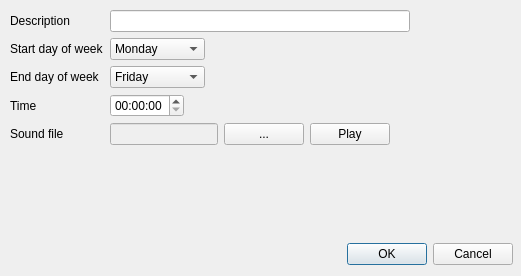
<?xml version="1.0" encoding="UTF-8"?>
<ui version="4.0">
 <class>weeklyScheduleEditDialog</class>
 <widget class="QDialog" name="weeklyScheduleEditDialog">
  <property name="windowModality">
   <enum>Qt::WindowModal</enum>
  </property>
  <property name="geometry">
   <rect>
    <x>0</x>
    <y>0</y>
    <width>521</width>
    <height>276</height>
   </rect>
  </property>
  <property name="windowTitle">
   <string>Dialog</string>
  </property>
  <widget class="QWidget" name="formLayoutWidget">
   <property name="geometry">
    <rect>
     <x>10</x>
     <y>10</y>
     <width>501</width>
     <height>221</height>
    </rect>
   </property>
   <layout class="QFormLayout" name="formLayout">
    <property name="fieldGrowthPolicy">
     <enum>QFormLayout::FieldsStayAtSizeHint</enum>
    </property>
    <item row="1" column="0">
     <widget class="QLabel" name="label_5">
      <property name="text">
       <string>Description</string>
      </property>
     </widget>
    </item>
    <item row="1" column="1">
     <widget class="QLineEdit" name="descriptionLineEdit">
      <property name="sizePolicy">
       <sizepolicy hsizetype="Maximum" vsizetype="Fixed">
        <horstretch>0</horstretch>
        <verstretch>0</verstretch>
       </sizepolicy>
      </property>
      <property name="minimumSize">
       <size>
        <width>300</width>
        <height>0</height>
       </size>
      </property>
     </widget>
    </item>
    <item row="2" column="0">
     <widget class="QLabel" name="label">
      <property name="text">
       <string>Start day of week</string>
      </property>
     </widget>
    </item>
    <item row="2" column="1">
     <widget class="QComboBox" name="startWeekdayComboBox">
      <item>
       <property name="text">
        <string>Monday</string>
       </property>
      </item>
      <item>
       <property name="text">
        <string>Tuesday</string>
       </property>
      </item>
      <item>
       <property name="text">
        <string>Wednesday</string>
       </property>
      </item>
      <item>
       <property name="text">
        <string>Thirsday</string>
       </property>
      </item>
      <item>
       <property name="text">
        <string>Friday</string>
       </property>
      </item>
      <item>
       <property name="text">
        <string>Saturday</string>
       </property>
      </item>
      <item>
       <property name="text">
        <string>Sunday</string>
       </property>
      </item>
     </widget>
    </item>
    <item row="3" column="0">
     <widget class="QLabel" name="label_2">
      <property name="text">
       <string>End day of week</string>
      </property>
     </widget>
    </item>
    <item row="3" column="1">
     <widget class="QComboBox" name="endWeekdayComboBox">
      <property name="currentIndex">
       <number>4</number>
      </property>
      <item>
       <property name="text">
        <string>Monday</string>
       </property>
      </item>
      <item>
       <property name="text">
        <string>Tuesday</string>
       </property>
      </item>
      <item>
       <property name="text">
        <string>Wednesday</string>
       </property>
      </item>
      <item>
       <property name="text">
        <string>Thirsday</string>
       </property>
      </item>
      <item>
       <property name="text">
        <string>Friday</string>
       </property>
      </item>
      <item>
       <property name="text">
        <string>Saturday</string>
       </property>
      </item>
      <item>
       <property name="text">
        <string>Sunday</string>
       </property>
      </item>
     </widget>
    </item>
    <item row="4" column="0">
     <widget class="QLabel" name="label_3">
      <property name="text">
       <string>Time</string>
      </property>
     </widget>
    </item>
    <item row="4" column="1">
     <widget class="QTimeEdit" name="timeEdit">
      <property name="displayFormat">
       <string>hh:mm:ss</string>
      </property>
     </widget>
    </item>
    <item row="5" column="0">
     <widget class="QLabel" name="label_4">
      <property name="text">
       <string>Sound file</string>
      </property>
     </widget>
    </item>
    <item row="5" column="1">
     <layout class="QHBoxLayout" name="horizontalLayout">
      <item>
       <widget class="QLineEdit" name="fileNameLineEdit">
        <property name="enabled">
         <bool>false</bool>
        </property>
        <property name="sizePolicy">
         <sizepolicy hsizetype="Fixed" vsizetype="Fixed">
          <horstretch>0</horstretch>
          <verstretch>0</verstretch>
         </sizepolicy>
        </property>
       </widget>
      </item>
      <item>
       <widget class="QPushButton" name="chooseFilePushButton">
        <property name="text">
         <string>...</string>
        </property>
       </widget>
      </item>
      <item>
       <widget class="QPushButton" name="playSoundPushButton">
        <property name="text">
         <string>Play</string>
        </property>
       </widget>
      </item>
     </layout>
    </item>
   </layout>
  </widget>
  <widget class="QDialogButtonBox" name="buttonBox">
   <property name="geometry">
    <rect>
     <x>320</x>
     <y>240</y>
     <width>193</width>
     <height>29</height>
    </rect>
   </property>
   <property name="orientation">
    <enum>Qt::Horizontal</enum>
   </property>
   <property name="standardButtons">
    <set>QDialogButtonBox::Cancel|QDialogButtonBox::Ok</set>
   </property>
  </widget>
 </widget>
 <resources/>
 <connections>
  <connection>
   <sender>buttonBox</sender>
   <signal>accepted()</signal>
   <receiver>weeklyScheduleEditDialog</receiver>
   <slot>accept()</slot>
   <hints>
    <hint type="sourcelabel">
     <x>248</x>
     <y>254</y>
    </hint>
    <hint type="destinationlabel">
     <x>157</x>
     <y>274</y>
    </hint>
   </hints>
  </connection>
  <connection>
   <sender>buttonBox</sender>
   <signal>rejected()</signal>
   <receiver>weeklyScheduleEditDialog</receiver>
   <slot>reject()</slot>
   <hints>
    <hint type="sourcelabel">
     <x>316</x>
     <y>260</y>
    </hint>
    <hint type="destinationlabel">
     <x>286</x>
     <y>274</y>
    </hint>
   </hints>
  </connection>
 </connections>
</ui>
